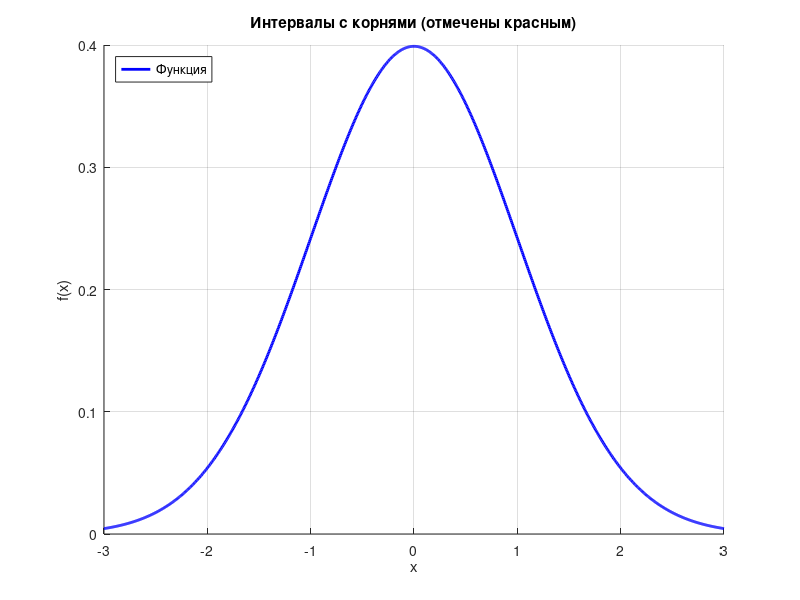

Here is the MATLAB script that generated this plot:
hold on;
grid on;
x = linspace(-3, 3, 1000);
f = @(x) 1/sqrt(2*pi)*exp(-x.^2 /2);

plot(x, f(x), 'b', 'LineWidth', 2);
xlabel('x');
ylabel('f(x)');
title('Интервалы с корнями (отмечены красным)');
legend('Функция', 'Границы интервалов', 'Location', 'northwest');
waitfor(gcf);
